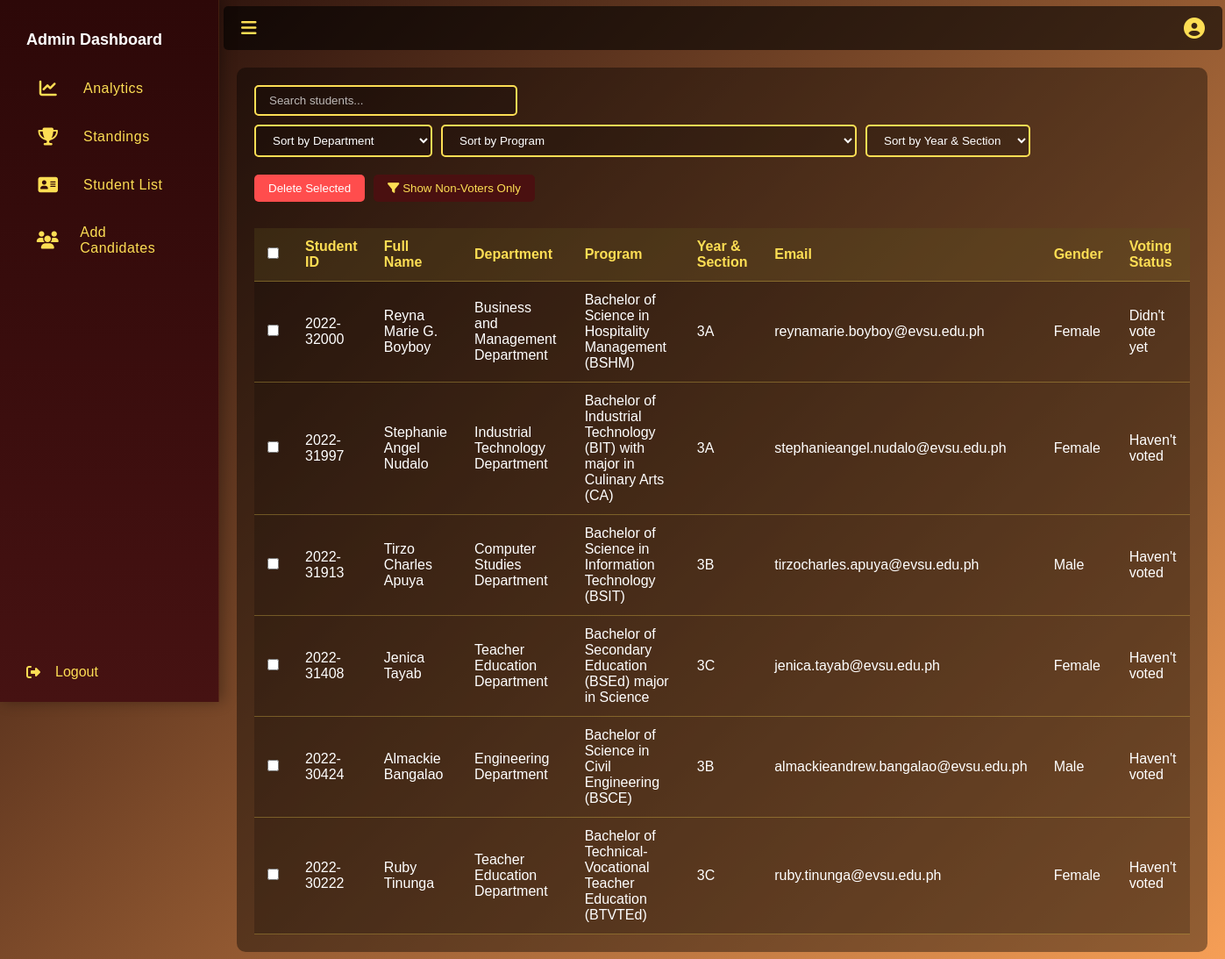
The page /student_list.php (signed in) on the database as committed earlier.
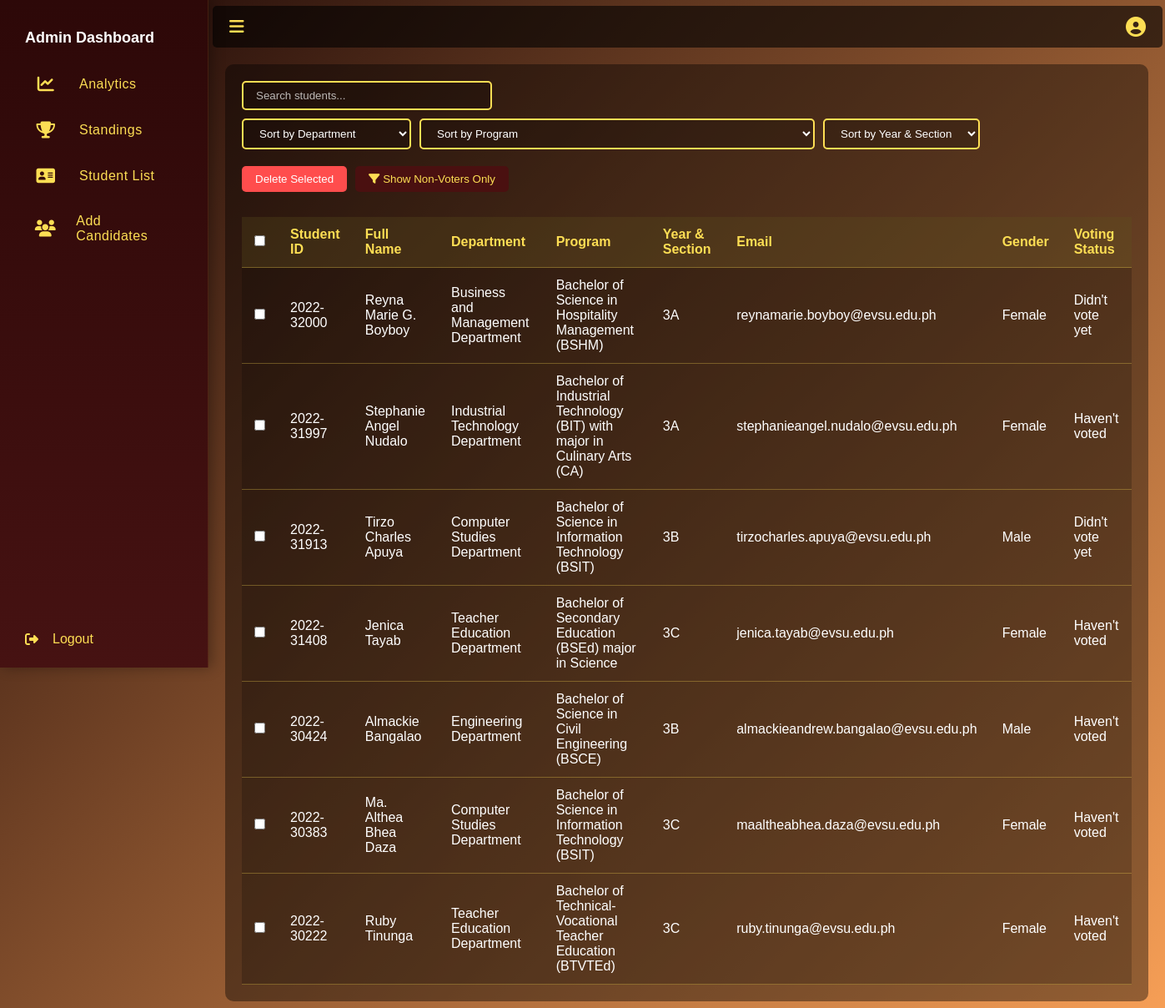
The same page on the database as committed later.
### tables this page shows
CREATE TABLE `students_registration` (
  `id` int(11) NOT NULL,
  `fullname` varchar(255) NOT NULL,
  `student_id` varchar(15) NOT NULL,
  `email` varchar(255) DEFAULT NULL,
  `department` varchar(255) DEFAULT NULL,
  `program` varchar(255) DEFAULT NULL,
  `qr_code_path` varchar(255) NOT NULL,
  `gender` enum('Male','Female') NOT NULL,
  `section` varchar(50) NOT NULL,
  `created_at` timestamp NOT NULL DEFAULT current_timestamp(),
  `otp` varchar(10) DEFAULT NULL,
  `status` enum('pending','verified') DEFAULT 'pending'
);

### student_list.php (the view, shortened to what this page needs)
<!DOCTYPE html>
<html lang="en">
<head>
  <link rel="stylesheet" href="https://cdnjs.cloudflare.com/ajax/libs/font-awesome/6.5.0/css/all.min.css">
</head>
<body>
  <div class="sidebar" id="sidebar">
    <div>
      <div class="menu">
        <div class="menu-title">Admin Dashboard</div>
        <div class="menu-item" onclick="window.location.href='admin_dashboard.php'"><i class="fas fa-chart-line"></i><span class="label1">Analytics</span></div>
        <div class="menu-item" onclick="window.location.href='standing.php'"><i class="fas fa-trophy fa-solid fa-address-card"></i><span class="label1">Standings</span></div>
        <div class="menu-item" onclick="window.location.href='student_list.php'"><i class="fas fa-address-card"></i><span class="label1">Student List</span></div>
        <div class="menu-item" onclick="window.location.href='add_candidate_dashboard.php'"><i class="fas fa-users"></i><span class="label">Add Candidates</span></div>
      </div>
    </div>
    <div class="logout-btn"><i class="fas fa-sign-out-alt"></i><span class="label">Logout</span></div>
  </div>
  <div class="main-content" id="main">
    <div class="topbar">
      <div class="toggle-btn" onclick="toggleSidebar()"><i class="fas fa-bars"></i></div>
      <div class="profile">
        <i class="fas fa-user-circle"></i>
      </div>
    </div>
    <div class="student-list-section">
      <div class="controls">
        <div class="search-box">
          <input type="text" id="searchInput" placeholder="Search students...">
        </div>
        <div class="sort-controls">
          <select id="departmentSort">
            <option value="">Sort by Department</option>
          </select>
          <select id="programSort">
            <option value="">Sort by Program</option>
          </select>
          <select id="sectionSort">
            <option value="">Sort by Year & Section</option>
          </select>
        </div>
      </div>
      <div style="display: flex; gap: 10px; margin-bottom: 10px;">
        <button id="deleteSelected" style="background:#ff4d4d;color:#fff;padding:8px 16px;border:none;border-radius:5px;cursor:pointer;">Delete Selected</button>
        <button id="sortByStatus" style="background:#4a1010;color:#FDDE54;padding:8px 16px;border:none;border-radius:5px;cursor:pointer;">
          <i class="fas fa-filter"></i> Show Non-Voters Only
        </button>
      </div>
      <div class="table-container">
        <table id="studentTable">
          <thead>
            <tr>
              <th><input type="checkbox" id="selectAll"></th>
              <th>Student ID</th>
              <th>Full Name</th>
              <th>Department</th>
              <th>Program</th>
              <th>Year & Section</th>
              <th>Email</th>
              <th>Gender</th>
              <th>Voting Status</th>
            </tr>
          </thead>
          <tbody>
            <?php
              include 'db.php';
              $sql = "SELECT s.student_id, s.fullname, s.department, s.program, s.section, s.email, s.gender,
                     CASE
                         WHEN v.status = 'Voted' THEN 'Voted'
                         WHEN v.status = 'Didn''t vote yet' THEN 'Didn''t vote yet'
                         ELSE 'Haven''t voted'
                     END as voting_status
                     FROM students_registration s
                     LEFT JOIN student_votes v ON s.student_id = v.student_id
                     ORDER BY s.student_id DESC";
              $result = $conn->query($sql);
              if ($result->num_rows > 0) {
                while($row = $result->fetch_assoc()) {
                  echo "<tr>";
                  echo '<td><input type="checkbox" class="select-student" value="' . htmlspecialchars($row['student_id']) . '"></td>';
                  echo "<td>" . htmlspecialchars($row['student_id']) . "</td>";
                  echo "<td>" . htmlspecialchars($row['fullname']) . "</td>";
                  echo "<td>" . htmlspecialchars($row['department']) . "</td>";
                  echo "<td>" . htmlspecialchars($row['program']) . "</td>";
                  echo "<td>" . htmlspecialchars($row['section']) . "</td>";
                  echo "<td>" . htmlspecialchars($row['email']) . "</td>";
                  echo "<td>" . htmlspecialchars($row['gender']) . "</td>";
                  echo "<td>" . htmlspecialchars($row['voting_status']) . "</td>";
                  echo "</tr>";
                }
              } else {
                echo "<tr><td colspan='9'>No students found</td></tr>";
              }
            ?>
          </tbody>
        </table>
      </div>
    </div>
</body>
</html>

Rows that differ between the two databases and show on the page:
computed for students_registration "Tirzo Charles Apuya": voting_status "Haven't voted" → "Didn't vote yet"
added students_registration: student "2022-30383", fullname "Ma. Althea Bhea Daza", department "Computer Studies Department", program "Bachelor of Science in Information Technology (BSIT)", section "3C", email "maaltheabhea.daza@evsu.edu.ph", gender "Female", voting_status "Haven't voted"
